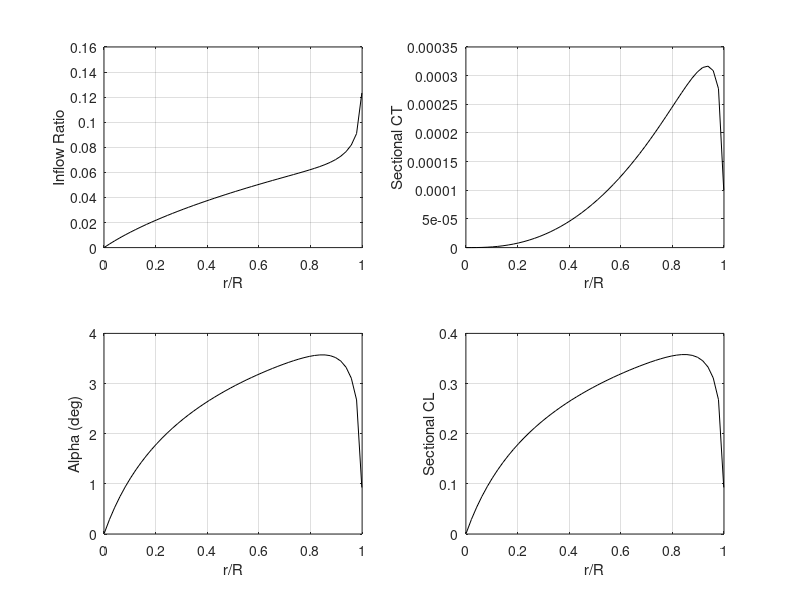

Write MATLAB code to recreate this figure.
clear; clc; clf;

% With collective ONLY
% No twist, coning
% Hover flight condition

% Rotor parameters
R = 1.143;                % in m
AR = 6.0;                 % Aspect ratio
Nb = 2;
Om_rpm = 1250;            % in rpm
a = 5.74;                 % d_Cl/d_alpha in radians
vel_climb = 0.0;          % in m/s
theta_deg=8;

% Environment parameters
rho = 1.2;                % in kg/m3

% Solver parameters 
nx = 50;                  % No. of stations along blade

% Feature switches
spacing_switch = 1;       % [1]Equispaced [2]Cosine [3]aTan
prandtlTipLoss_switch = 1;

% For accounting tip loss
root_cut=0.001;            % r/R
tip_cut=0.999;             % r/R

% Calculated Rotor Parameters
c = R/AR;
sol = Nb*c/(pi*R);
theta=theta_deg*pi/180;
Om = Om_rpm*pi/30;        % in rad per sec
lam_climb = vel_climb/(R*Om);

% Spacing blade stations
switch spacing_switch

case 1
  % Equi-spaced
  r_bar = linspace(root_cut,tip_cut,nx);
  dr_bar = (r_bar(2)-r_bar(1))*ones(size(r_bar));

case 2
  % Cosine spaced
  theta_cosine=linspace(0,pi,nx);
  r_bar = R*0.5-R*0.5*cos(theta_cosine);
  dr_bar=r_bar(2:end)-r_bar(1:end-1);
  dr_bar=[dr_bar 0];

case 3
  % atan spaced
  x_spacing=linspace(tan(-1),tan(1),nx);
  r_bar=R*0.5+R*0.5*atan(x_spacing);
  dr_bar=r_bar(2:end)-r_bar(1:end-1);
  dr_bar=[dr_bar 0];

end

% Inflow computation
switch prandtlTipLoss_switch

case 0
  % Inflow ratio from BEMT
  const1 = sol*a/16; 
  const_c = lam_climb*0.5;
  lam = -(const1-const_c) + sqrt((const1-const_c)^2+2*const1*theta*r_bar);
  phi=lam./r_bar;
  alf=theta-phi;
  prandtl_F = ones(size(r_bar));

case 1
  prandtl_F = ones(size(r_bar));  % Initial value
  prandtl_residual = 1.0;
  const1 = sol*a/16; 
  const_c = lam_climb*0.5;
  counter = 1;

  while ( (prandtl_residual>0.001) && (counter<21) )
    lam = -(const1./prandtl_F-const_c) + sqrt((const1./prandtl_F-const_c).^2+2*const1./prandtl_F*theta.*r_bar);
    prandtl_Fsmall = 0.5*Nb*(1.0-r_bar)./lam;

    prandtl_F_prev = prandtl_F;
    prandtl_F = (2/pi)*acos(exp(-prandtl_Fsmall));
    prandtl_residual = abs(norm(prandtl_F-prandtl_F_prev));
    counter = counter+1;
end

if (counter==21)
  warning('Prandtl tip-loss factor failed to converge');
end

phi=lam./r_bar;
alf=theta-phi;

end

% Using Momentum theory
ct_vec = prandtl_F.*4.*lam.*(lam-lam_climb).*r_bar.*dr_bar;
format long;
CT_MT = sum(ct_vec);

% Using BEMT
ct_vec = 0.5*sol*a.*dr_bar.*(r_bar.^2).*alf;
CT_BEMT = sum(ct_vec);

Thrust = CT_MT*(rho*pi*R*R*(R*Om)^2);

% Check between MT and BEMT
if (CT_MT-CT_BEMT)>eps
  warning('Warning: Discrepancy between CT calculated using BEMT and MT')
end

% Sectional lift distribution
cl_vec = 2.0*ct_vec/(c/R*dr_bar);

% Results
fprintf('\nColl. pitch (deg) = %d\n',theta_deg);
fprintf('Solidity = %d\n\n',sol);
fprintf('CT = %12.6f\n',CT_BEMT);
fprintf('Thrust (N) = %d\n',Thrust);

% Generate plots
subplot(2,2,1);
plot(r_bar,lam,'k');
grid on;
xlabel('r/R');
ylabel('Inflow Ratio');

subplot(2,2,2);
plot(r_bar,ct_vec,'k');
grid on;
xlabel('r/R');
ylabel('Sectional CT');

subplot(2,2,3);
plot(r_bar,alf*180/pi,'k');
grid on;
xlabel('r/R');
ylabel('Alpha (deg)');

subplot(2,2,4);
plot(r_bar,alf*a,'k');
grid on;
xlabel('r/R');
ylabel('Sectional CL');

% Write to file
% fid=fopen('Vz_OGE_BEMT.dat','w');
% fprintf(fid,'Variables = "r/R" "vz"\n');
% fprintf(fid,'Zone T= "Vz_OGE_BEMT"\n');
% dlmwrite('Vz_OGE_BEMT.dat',[r_bar'*R lam'*R*Om],'-append','delimiter',' ');
